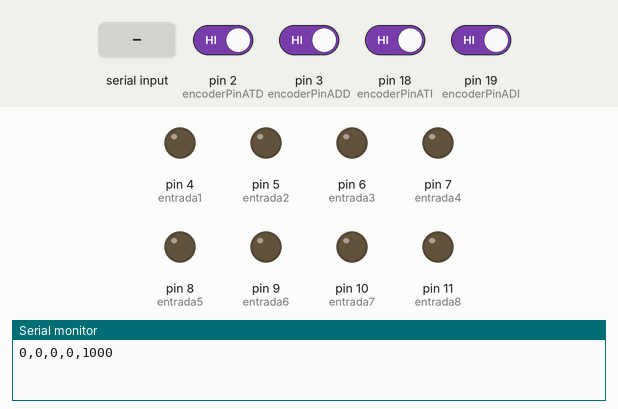
Recording of a sketch running on a simulated Arduino Mega 2560, built with avr-gcc and run on an emulated ATmega2560. Shown: output pins drawn as LEDs (lit = HIGH), the last lines printed to the serial monitor. Inputs (shaded band) come from the test bench; at power-on: pin 2 (encoderPinATD), pin 3 (encoderPinADD), pin 18 (encoderPinATI), pin 19 (encoderPinADI) HIGH.

Above: at 1.2 s.
1.3 s: "W" received over Serial
At 1.8 s:
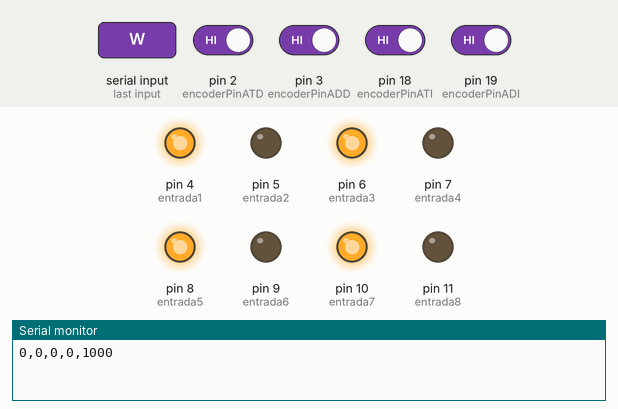
2.8 s: "S" received over Serial
At 4.0 s:
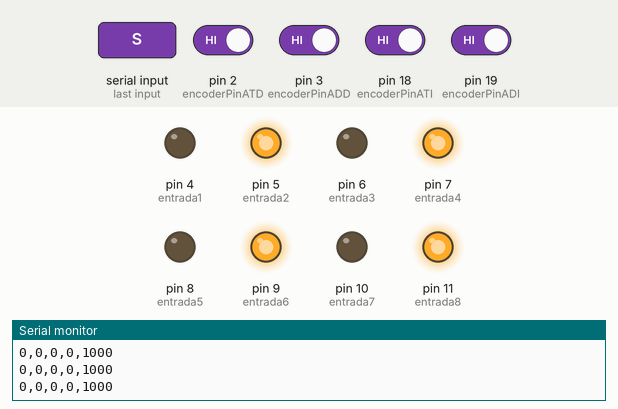
4.3 s: "Q" received over Serial
At 5.3 s:
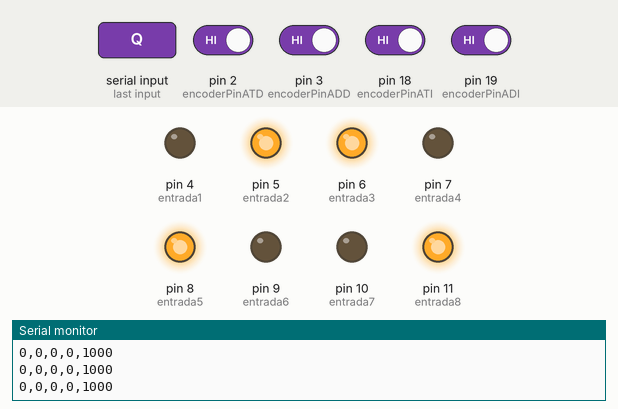
5.8 s: "E" received over Serial
At 6.4 s:
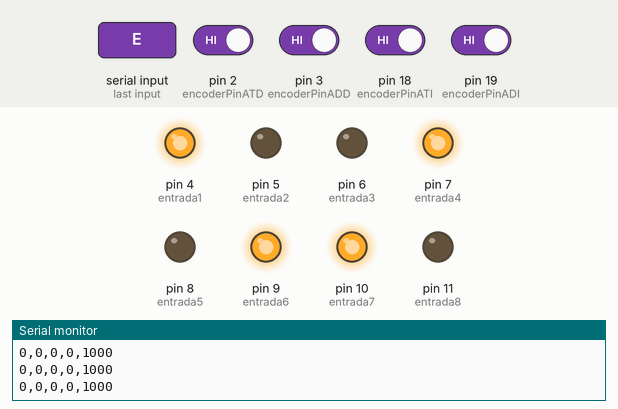
7.3 s: "A" received over Serial
At 7.6 s:
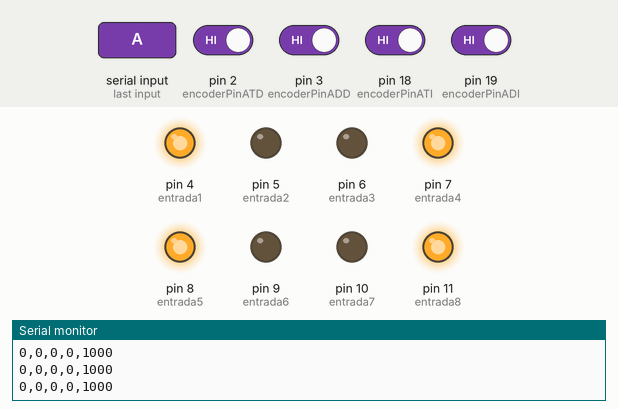
8.8 s: "D" received over Serial
At 9.9 s:
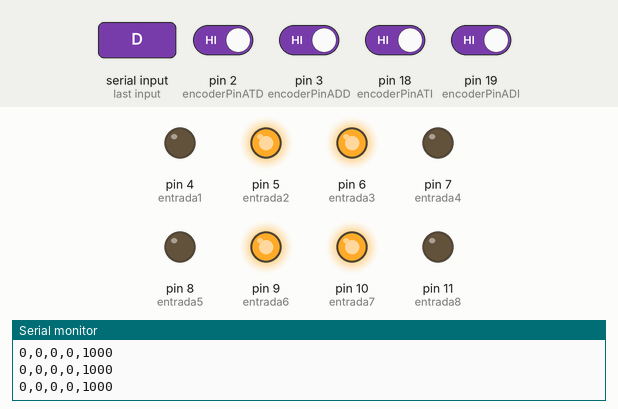
Timing chart, 0 to 11.3 s (numbered marks = the images above; inputs shaded):
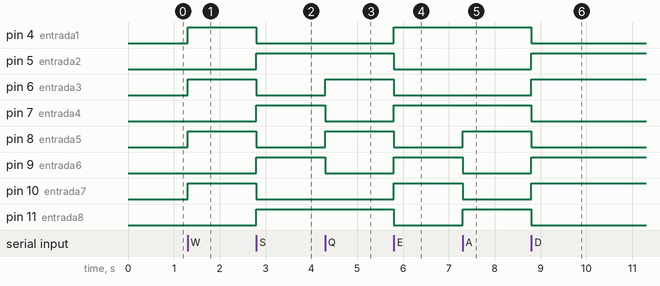

Measured:
- after the input at 1.3 s, pin 4 (entrada1), pin 6 (entrada3), pin 8 (entrada5), pin 10 (entrada7): LOW → HIGH at once
- after the input at 2.8 s, pin 4 (entrada1), pin 6 (entrada3), pin 8 (entrada5), pin 10 (entrada7): HIGH → LOW at once; pin 5 (entrada2), pin 7 (entrada4), pin 9 (entrada6), pin 11 (entrada8): LOW → HIGH at once
- after the input at 4.3 s, pin 6 (entrada3), pin 8 (entrada5): LOW → HIGH at once; pin 7 (entrada4), pin 9 (entrada6): HIGH → LOW at once
- after the input at 5.8 s, pin 4 (entrada1), pin 7 (entrada4), pin 9 (entrada6), pin 10 (entrada7): LOW → HIGH at once; pin 5 (entrada2), pin 6 (entrada3), pin 8 (entrada5), pin 11 (entrada8): HIGH → LOW at once
- after the input at 7.3 s, pin 8 (entrada5), pin 11 (entrada8): LOW → HIGH at once; pin 9 (entrada6), pin 10 (entrada7): HIGH → LOW at once
- after the input at 8.8 s, pin 4 (entrada1), pin 7 (entrada4), pin 8 (entrada5), pin 11 (entrada8): HIGH → LOW at once; pin 5 (entrada2), pin 6 (entrada3), pin 9 (entrada6), pin 10 (entrada7): LOW → HIGH at once

The sketch:

arduino_carro.ino
```cpp
#include <SoftwareSerial.h>

char VarChar;

//Traccion tasera
#define entrada1 4 //Izquierda
#define entrada2 5
#define entrada3 6 //Derecha
#define entrada4 7

//Traccion delantera
#define entrada5 8 //Izquierda
#define entrada6 9
#define entrada7 10 //Derecha
#define entrada8 11

// TODO: Definir los pines de los encoders
#define encoderPinATI 18
#define encoderPinBTI 17
#define encoderPinADI 19
#define encoderPinBDI 22
#define encoderPinATD 2
#define encoderPinBTD 23
#define encoderPinADD 3
#define encoderPinBDD 24

// Definir las variables de posición de los encoders
volatile int ticksTI = 0;
volatile int ticksDI = 0;
volatile int ticksTD = 0;
volatile int ticksDD = 0;

// Definir la direccion hacia la que ve el encoder (False -> Atras, Verdadero -> Adelante)
boolean dirTI = true;
boolean dirDI = true;
boolean dirTD = true;
boolean dirDD = true;

// variables para definiciòn del tiempo de muestreo
int k=1000;
volatile unsigned muestreoActual = 0;
volatile unsigned muestreoAnterior = 0;
volatile unsigned deltaMuestreo = 0;


void setup() {

  pinMode(entrada1,OUTPUT);
  pinMode(entrada2,OUTPUT);
  pinMode(entrada3,OUTPUT);
  pinMode(entrada4,OUTPUT);
  pinMode(entrada5,OUTPUT);
  pinMode(entrada6,OUTPUT);
  pinMode(entrada7,OUTPUT);
  pinMode(entrada8,OUTPUT);

  // Configurar los pines de los encoders como entradas
  pinMode(encoderPinATI, INPUT_PULLUP);
  pinMode(encoderPinBTI, INPUT_PULLUP);
  pinMode(encoderPinADI, INPUT_PULLUP);
  pinMode(encoderPinBDI, INPUT_PULLUP);
  pinMode(encoderPinATD, INPUT_PULLUP);
  pinMode(encoderPinBTD, INPUT_PULLUP);
  pinMode(encoderPinADD, INPUT_PULLUP);
  pinMode(encoderPinBDD, INPUT_PULLUP);

  // Habilitar las interrupciones para los pines de los encoders
  attachInterrupt(digitalPinToInterrupt(encoderPinATI), actualizarTI, RISING);
  attachInterrupt(digitalPinToInterrupt(encoderPinADI), actualizarDI, RISING);
  attachInterrupt(digitalPinToInterrupt(encoderPinATD), actualizarTD, RISING);
  attachInterrupt(digitalPinToInterrupt(encoderPinADD), actualizarDD, RISING);

  // Inicializar el puerto serie
  Serial.begin(9600);
}


void loop() {

  if (Serial.available()) {VarChar = Serial.read();}

  movimiento();

  muestreoActual = millis(); //Tiempo actual de muestreo

  deltaMuestreo =(double) muestreoActual - muestreoAnterior; // delta de muestreo

  if ( deltaMuestreo >= k) // se asegura el tiempo de muestreo
  {
    Serial.print(ticksTI);
    Serial.print(",");
    Serial.print(ticksDI);
    Serial.print(",");
    Serial.print(ticksTD);
    Serial.print(",");
    Serial.print(ticksDD);
    Serial.print(",");
    Serial.println(deltaMuestreo);
    muestreoAnterior = muestreoActual;// actualización del muestreo anterio

    ticksTI = 0; // actualización de la variable
    ticksDI = 0; // actualización de la variable
    ticksTD = 0; // actualización de la variable
    ticksDD = 0; // actualización de la variable
  }
}


void movimiento(){

  switch(VarChar) {

    case 'W':
      digitalWrite(entrada1,HIGH);
      digitalWrite(entrada2,LOW);
      digitalWrite(entrada3,HIGH);
      digitalWrite(entrada4,LOW);
      digitalWrite(entrada5,HIGH);
      digitalWrite(entrada6,LOW);
      digitalWrite(entrada7,HIGH);
      digitalWrite(entrada8,LOW);
      break;

    case 'S':
      digitalWrite(entrada1,LOW);
      digitalWrite(entrada2,HIGH);
      digitalWrite(entrada3,LOW);
      digitalWrite(entrada4,HIGH);
      digitalWrite(entrada5,LOW);
      digitalWrite(entrada6,HIGH);
      digitalWrite(entrada7,LOW);
      digitalWrite(entrada8,HIGH);
      break;

    case 'Q':
      digitalWrite(entrada1,LOW);
      digitalWrite(entrada2,HIGH);
      digitalWrite(entrada3,HIGH);   //aTRAS IZQUIERDA
      digitalWrite(entrada4,LOW);
      digitalWrite(entrada5,HIGH);
      digitalWrite(entrada6,LOW);
      digitalWrite(entrada7,LOW);    // NO ES  ADELANTE IZQ
      digitalWrite(entrada8,HIGH);
      break;

    case 'E':
      digitalWrite(entrada1,HIGH);
      digitalWrite(entrada2,LOW);
      digitalWrite(entrada3,LOW);
      digitalWrite(entrada4,HIGH);
      digitalWrite(entrada5,LOW);
      digitalWrite(entrada6,HIGH);
      digitalWrite(entrada7,HIGH);
      digitalWrite(entrada8,LOW);
      break;

    case 'A':
      digitalWrite(entrada1,HIGH);
      digitalWrite(entrada2,LOW);
      digitalWrite(entrada3,LOW);
      digitalWrite(entrada4,HIGH);
      digitalWrite(entrada5,HIGH);
      digitalWrite(entrada6,LOW);
      digitalWrite(entrada7,LOW);
      digitalWrite(entrada8,HIGH);
      break;

    case 'D':
      digitalWrite(entrada1,LOW);
      digitalWrite(entrada2,HIGH);
      digitalWrite(entrada3,HIGH);
      digitalWrite(entrada4,LOW);
      digitalWrite(entrada5,LOW);
      digitalWrite(entrada6,HIGH);
      digitalWrite(entrada7,HIGH);
      digitalWrite(entrada8,LOW);
      break;

    case '0':
      digitalWrite(entrada1,LOW);
      digitalWrite(entrada2,LOW);
      digitalWrite(entrada3,LOW);
      digitalWrite(entrada4,LOW);
      digitalWrite(entrada5,LOW);
      digitalWrite(entrada6,LOW);
      digitalWrite(entrada7,LOW);
      digitalWrite(entrada8,LOW);
      break;
  }
}

void actualizarTI() {
  int val = digitalRead(encoderPinBTI);
  if(val == LOW) {
    dirTI = false; //Reversa
    ticksTI--;
  }
  else{
    dirTI = true; //Adelante
    ticksTI++;
  }
}

void actualizarDI() {
  int val = digitalRead(encoderPinBDI);
  if(val == LOW) {
    dirDI = true; //Adelante
    ticksDI++;
  }
  else{
    dirDI = false; //Atras
    ticksDI--;
  }
}

void actualizarTD() {
  int val = digitalRead(encoderPinBTD);
  if(val == LOW) {
    dirTD = false; //Reversa
    ticksTD--;
  }
  else{
    dirTD = true; //Adelante
    ticksTD++;
  }
}

void actualizarDD() {
  int val = digitalRead(encoderPinBDD);
  if(val == LOW) {
    dirDD = false; //Reversa
    ticksDD--;
  }
  else{
    dirDD = true; //Adelante
    ticksDD++;
  }
}
```
